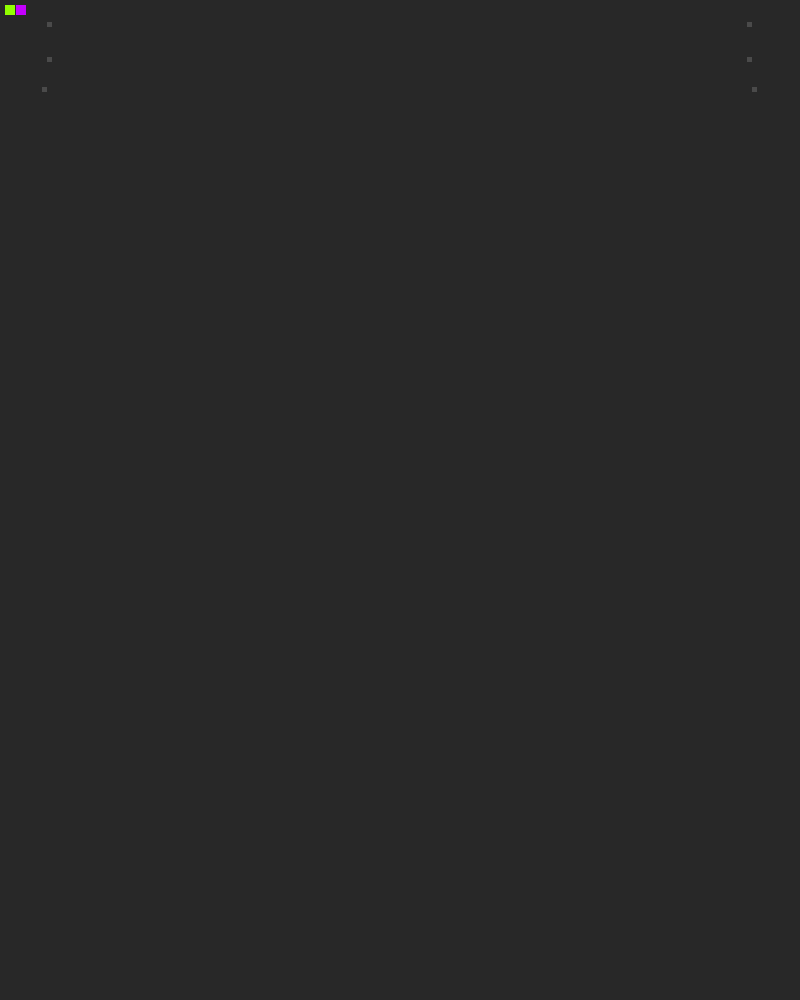
Frame 1 (no input)
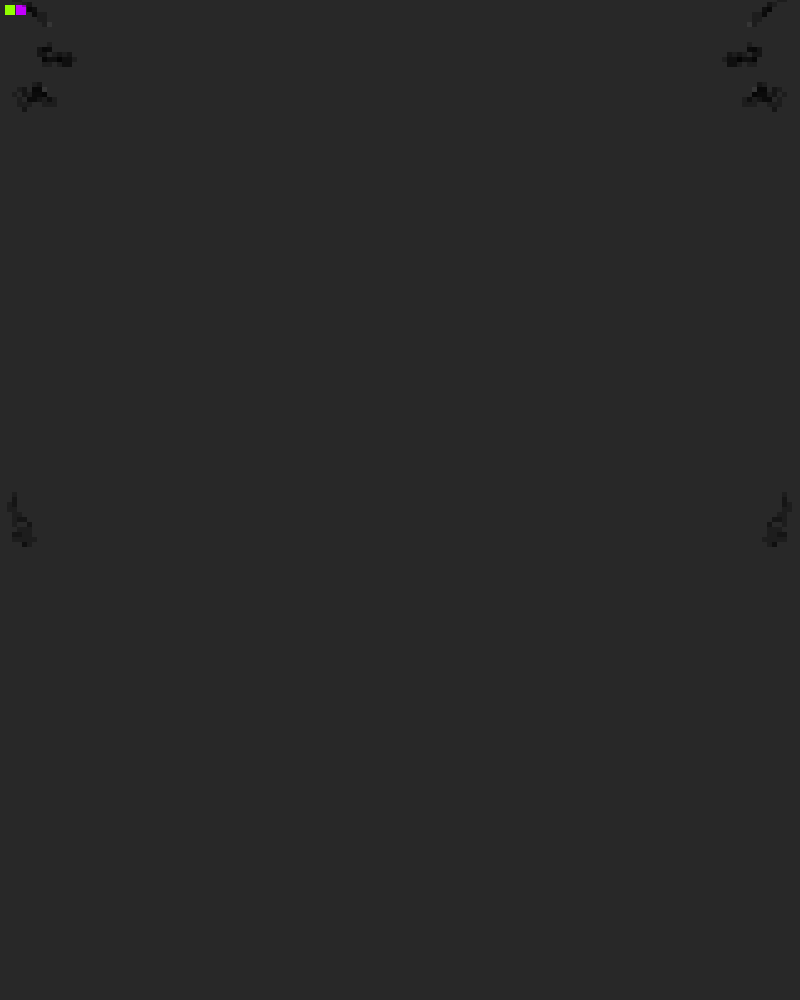
Frame 60 (the mouse pressed at the canvas centre just before this capture)
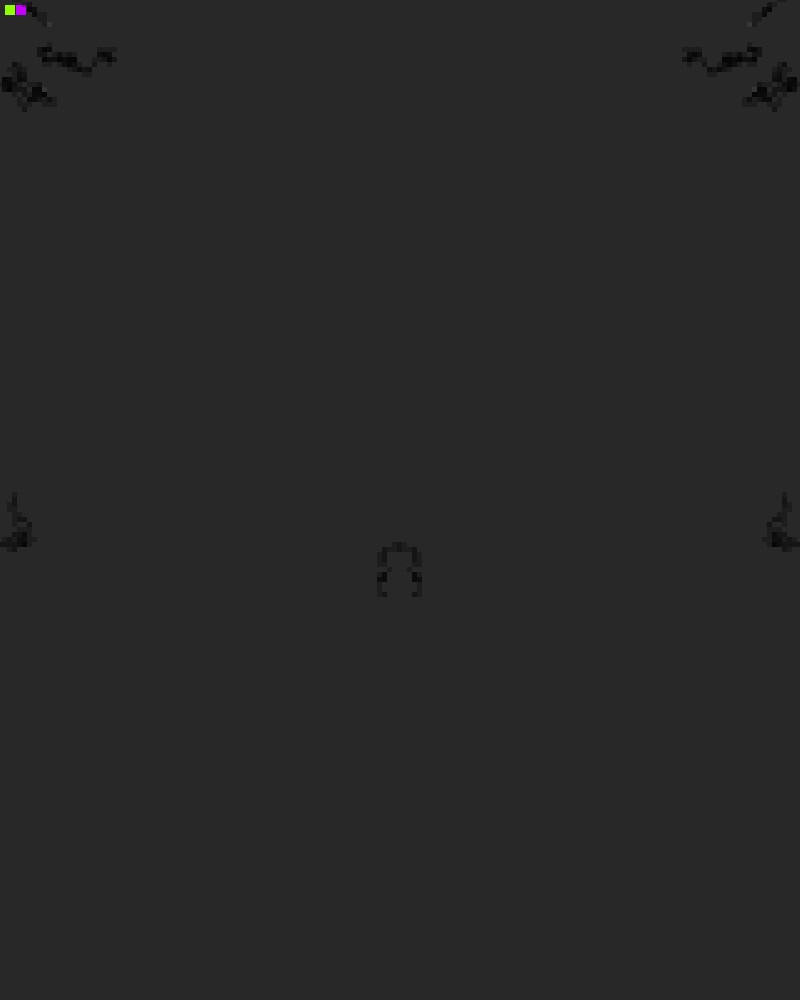
Frame 120 (the mouse held since frame 60 and released just before this capture)

The Processing sketch that drew these frames (run headless with seeded random() and noise(); from frame 60 on, the mouse is pressed at the canvas centre):

// Processing sketch: SquibblePixels
// ── SquibblePixels.pde
// where are the creatures?
// add monochrome pixels

int bg1 = 70;
int bg2 = 100;

void setup(){
  //background(
  //  random(bg1,bg2),
  //  random(bg1,bg2),
  //  random(bg1,bg2)
  //);
  size(800,1000);
  background(40);
  rectMode(CENTER);
  noStroke();
  colorMode(HSB, 255);
  fill(255, 40);
  frameRate(1000);
  noSmooth();
}


int i = 0;
int pos = 5;
int y = int((height / 2 + random(-height / 2, height / 2)) / pos) * pos;
int x = int(width / 2 / pos) * pos;
int y2 = int((height / 2 + random(-height / 2, height / 2)) / pos) * pos;
int y3 = int((height / 2 + random(-height / 2, height / 2)) / pos) * pos;
int x2 = x;
int x3 = x;
int rs =3;
int mpos = 10;
int s = 0;
int o = 70;
int bm = 2;
int m, m2, m3;

int xd;
int yd;
//int c = (int) random(600,1000);
int c = 1000;
float chv = 60;
float csv = 128; // color sat variability
float cbv = 40;
float scb;
float bi = 1000; // brightness variance loop size, every i
float ch, cs, cb;
int ps = 2;      // palette size (multiplier of pos)

float mh = random(255);        // master hue

float shift255(float hue, float shift){
 float r = hue + shift;
 if(r < 0){ r = r + 255; }
 else if(r > 255){ r = r - 255; }
 return r;
} 

float oh = shift255(mh, random(108,148));  // opposite hue

void draw(){
  x = x + (int) random(-2,2)*pos;
  y = y + (int) random(-2,2)*pos;
  if (x < 0){ x = int(width / 2 / pos) * pos; }
  if (y < 0){ y = int(height/2/pos)*pos; }
  if (x > width){ x = int(width / 2 / pos) * pos; }
  if (y > height){y= int(height / 2 / pos) * pos; }
  m = int((width - x) / pos) * pos;
  
  x2 = x2 + (int) random(-2,2)*pos;
  y2 = y2 + (int) random(-2,2)*pos;
  if (x2 < 0){ x2 = int(width / 2 / pos) * pos; }
  if (y2 < 0){ y2 = int(height/2/pos)*pos; }
  if (x2 > width){ x2 = int(width / 2 / pos) * pos; }
  if (y2 > height){y2= int(height / 2 / pos) * pos; }
  m2 = int((width - x2) / pos) * pos;
  
  x3 = x3 + (int) random(-2,2)*pos;
  y3 = y3 + (int) random(-2,2)*pos;
  if (x3 < 0){ x3 = int(width / 2 / pos) * pos; }
  if (y3 < 0){ y3 = int(height/2/pos)*pos; }
  if (x3 > width){ x3 = int(width / 2 / pos) * pos; }
  if (y3 > height){y3= int(height / 2 / pos) * pos; }
  m3 = int((width - x3) / pos) * pos;
  
  i=i+1;

  cb = i%bi;
  if(cb>bi/2){cb=bi-cb;}
  scb = cb;
  cb = cb / (bi / 255);
  //for(int i = 0; i < cb; i+=20){
  //  if(scb < i){cb*=.9;}
  //}
  
  if(i % c==0){ 
    
  if(.5>random(1)){ch=oh;}else{ch=mh;}
    ch = shift255(ch, random(-chv, chv));
    
    cs = random(180);
    
    fill(ch, cs, cb, 60);
  }
  

  if(i % (c * 5) == 0){
    x = int(width / 2 / pos) * pos;
    y = (int) (random(200, height - 200) / pos);
    y = y * pos;
    //c = (int) random(1000,5000);
  }
  if(i > c * 150) {
    mh = shift255(mh, random(30,225));
    oh = shift255(mh, random(108,148));
    i = 1;
    saveImage();
  }
  if(mousePressed) {
    //x = int(mouseX / pos) * pos;
    //y = int(mouseY / pos) * pos;
    //fill(get(mouseX, mouseY), o);
    //i = int(i / c) * c;
    saveImage();
  }
  rect(x, y, pos, pos);
  rect(m, y, pos, pos);
  rect(x2, y2, pos, pos);
  rect(m2, y2, pos, pos);
  rect(x3, y3, pos, pos);
  rect(m3, y3, pos, pos);
  if(i == 1){
    fill(mh, 255, 255);
    rect(pos * ps, pos * ps, pos * ps, pos * ps);
    fill(oh, 255, 255);
    rect(pos * ps * 2 + 1, pos * ps, pos * ps, pos * ps);
    fill(ch, cs, cb, o);
  }
}

static final String timestamp(final String name, final String ext) {
  return name + "-" + year() + nf(month(), 2) + nf(day(), 2) +
    "-" + nf(hour(), 2) + nf(minute(), 2) + nf(second(), 2) + ext;
}

void saveImage() {
  save(timestamp("screenshots//SquibblePixels_", ".png"));
}
